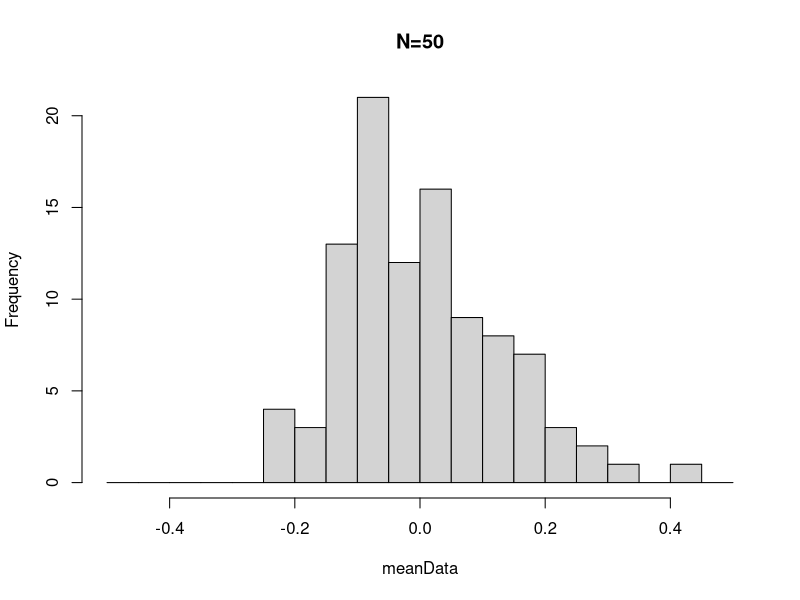
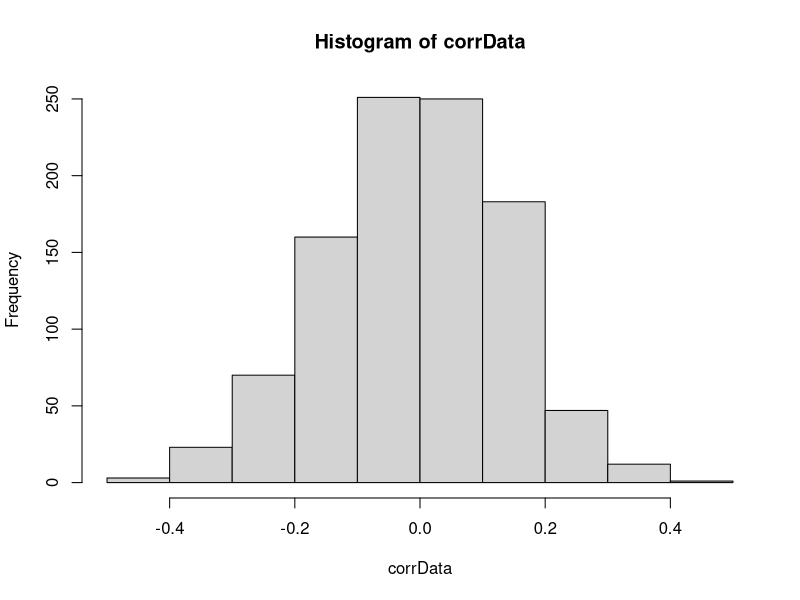

Generate these figures, in order, with R:
## Basic R Stuff

library(psych)
library(tidyverse)

#read in a dataset
df = read.csv("../data/example.dat", header = T)


#recode reverse coded items
df_recd = df %>%
    mutate_at(vars(A1, A4:A6), list(~6 - .))

#take a peek a the datasets
head(df, 10)
head(df_recd, 10)

#lets try some if-else statements
age = 25

if (age < 25) {
    print("Youngin'")
} else if (age > 25) { 
    print("Wise")
} else if (age == 25) {
    print("Perfect timing!!")
} else {  #it's usually good to end with an else to close scoping
    print("Unborn")
}


## Sampling distributions with R
#using correlations
corrData = NULL #containing of correlations

n = 50 
for (i in 1:1000){
    r1 = rnorm(mean = 0, sd = 1, n)
    r2 = rnorm(mean = 0, sd = 1, n)
    
    c = cor(r1, r2)
    #print(c)
    
    corrData = append(corrData, c)
}

## Sample Error of Means Illustration

# library(psych)


# In this example, we are going to generate samples of various sizes

meanData=NULL  # first lets make a holder for our means
#now we are going to generate several datasets using a For loop
for (i in 1:100){ 
  x <- rnorm(mean=0, sd = 1, n=50)  # this generates a variable called X with a mean of zero
  m <- mean(x)    # just compute the mean as m
#  print(m)        # print it out just for fun
  meanData <- append(meanData,m)    # add the mean for this sample to the database of means from all samples
}   # end our for loop
#meanData      # just print out all of the means
describe(meanData)    # summary stats for all of the means
hist50 <- hist(meanData, breaks=seq(-.5,.5,by=.05), main="N=50")

describe(corrData)

#histogram of data with N = 50
hist(corrData)

#get critical value when rho = 0
sorted = sort(corrData)
my_position = length(sorted) * .95 #95th percentile position in array
critical_value = sorted[my_position]; critical_value





